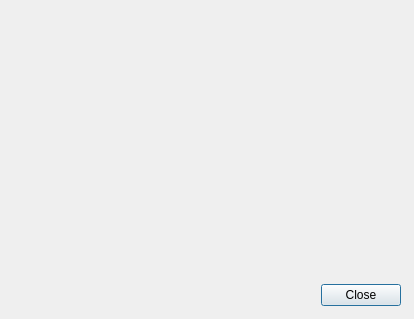
<?xml version="1.0" encoding="UTF-8"?>
<ui version="4.0">
 <class>AboutDialog</class>
 <widget class="QDialog" name="AboutDialog">
  <property name="geometry">
   <rect>
    <x>0</x>
    <y>0</y>
    <width>414</width>
    <height>319</height>
   </rect>
  </property>
  <property name="sizePolicy">
   <sizepolicy hsizetype="Preferred" vsizetype="Preferred">
    <horstretch>0</horstretch>
    <verstretch>0</verstretch>
   </sizepolicy>
  </property>
  <property name="minimumSize">
   <size>
    <width>414</width>
    <height>319</height>
   </size>
  </property>
  <property name="maximumSize">
   <size>
    <width>414</width>
    <height>319</height>
   </size>
  </property>
  <property name="windowTitle">
   <string>About U1MBRomB</string>
  </property>
  <property name="windowIcon">
   <iconset resource="icons.qrc">
    <normaloff>:/icons/images/U1MBRomB.ico</normaloff>:/icons/images/U1MBRomB.ico</iconset>
  </property>
  <property name="windowOpacity">
   <double>1.000000000000000</double>
  </property>
  <property name="autoFillBackground">
   <bool>true</bool>
  </property>
  <widget class="QDialogButtonBox" name="AboutClose">
   <property name="geometry">
    <rect>
     <x>320</x>
     <y>280</y>
     <width>81</width>
     <height>31</height>
    </rect>
   </property>
   <property name="sizePolicy">
    <sizepolicy hsizetype="Fixed" vsizetype="Fixed">
     <horstretch>0</horstretch>
     <verstretch>0</verstretch>
    </sizepolicy>
   </property>
   <property name="baseSize">
    <size>
     <width>100</width>
     <height>100</height>
    </size>
   </property>
   <property name="orientation">
    <enum>Qt::Horizontal</enum>
   </property>
   <property name="standardButtons">
    <set>QDialogButtonBox::Close</set>
   </property>
  </widget>
  <widget class="QLabel" name="AboutImage">
   <property name="geometry">
    <rect>
     <x>0</x>
     <y>0</y>
     <width>414</width>
     <height>319</height>
    </rect>
   </property>
   <property name="minimumSize">
    <size>
     <width>414</width>
     <height>319</height>
    </size>
   </property>
   <property name="maximumSize">
    <size>
     <width>414</width>
     <height>319</height>
    </size>
   </property>
   <property name="styleSheet">
    <string notr="true"/>
   </property>
   <property name="text">
    <string/>
   </property>
   <property name="pixmap">
    <pixmap resource="Resources.qrc">:/images/images/U1MBRomB About.png</pixmap>
   </property>
   <property name="scaledContents">
    <bool>true</bool>
   </property>
  </widget>
  <zorder>AboutImage</zorder>
  <zorder>AboutClose</zorder>
 </widget>
 <resources>
  <include location="Resources.qrc"/>
  <include location="icons.qrc"/>
 </resources>
 <connections>
  <connection>
   <sender>AboutClose</sender>
   <signal>accepted()</signal>
   <receiver>AboutDialog</receiver>
   <slot>accept()</slot>
   <hints>
    <hint type="sourcelabel">
     <x>248</x>
     <y>254</y>
    </hint>
    <hint type="destinationlabel">
     <x>157</x>
     <y>274</y>
    </hint>
   </hints>
  </connection>
  <connection>
   <sender>AboutClose</sender>
   <signal>rejected()</signal>
   <receiver>AboutDialog</receiver>
   <slot>reject()</slot>
   <hints>
    <hint type="sourcelabel">
     <x>316</x>
     <y>260</y>
    </hint>
    <hint type="destinationlabel">
     <x>286</x>
     <y>274</y>
    </hint>
   </hints>
  </connection>
 </connections>
</ui>
